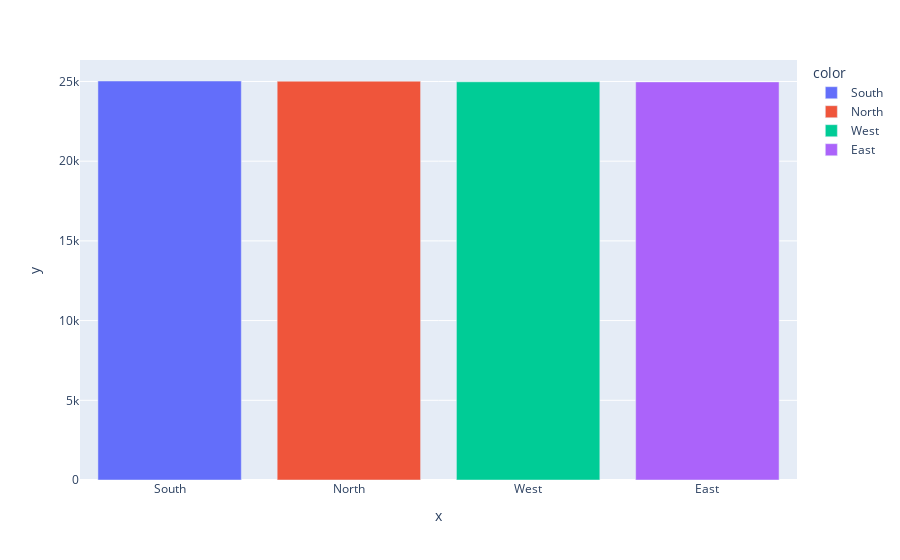

Notebook cell for this chart:
### Code cell
px.bar(x=df['region'].value_counts().index , y=df['region'].value_counts().values  , color = df['region'].value_counts().index)

### Figure 1 — Plotly figure (JSON) as saved in the notebook; plotly's stock layout.template omitted (floating-point values rounded to 4 significant figures)
{"data": [{"alignmentgroup": "True", "hovertemplate": "color=South<br>x=%{x}<br>y=%{y}<extra></extra>", "legendgroup": "South", "marker": {"color": "#636efa", "pattern": {"shape": ""}}, "name": "South", "offsetgroup": "South", "orientation": "v", "showlegend": true, "textposition": "auto", "type": "bar", "x": ["South"], "xaxis": "x", "y": [25030], "yaxis": "y"}, {"alignmentgroup": "True", "hovertemplate": "color=North<br>x=%{x}<br>y=%{y}<extra></extra>", "legendgroup": "North", "marker": {"color": "#EF553B", "pattern": {"shape": ""}}, "name": "North", "offsetgroup": "North", "orientation": "v", "showlegend": true, "textposition": "auto", "type": "bar", "x": ["North"], "xaxis": "x", "y": [25018], "yaxis": "y"}, {"alignmentgroup": "True", "hovertemplate": "color=West<br>x=%{x}<br>y=%{y}<extra></extra>", "legendgroup": "West", "marker": {"color": "#00cc96", "pattern": {"shape": ""}}, "name": "West", "offsetgroup": "West", "orientation": "v", "showlegend": true, "textposition": "auto", "type": "bar", "x": ["West"], "xaxis": "x", "y": [24979], "yaxis": "y"}, {"alignmentgroup": "True", "hovertemplate": "color=East<br>x=%{x}<br>y=%{y}<extra></extra>", "legendgroup": "East", "marker": {"color": "#ab63fa", "pattern": {"shape": ""}}, "name": "East", "offsetgroup": "East", "orientation": "v", "showlegend": true, "textposition": "auto", "type": "bar", "x": ["East"], "xaxis": "x", "y": [24973], "yaxis": "y"}], "layout": {"autosize": true, "barmode": "relative", "legend": {"title": {"text": "color"}, "tracegroupgap": 0}, "margin": {"t": 60}, "xaxis": {"anchor": "y", "autorange": true, "domain": [0, 1], "range": [-0.5, 3.5], "title": {"text": "x"}, "type": "category"}, "yaxis": {"anchor": "x", "autorange": true, "domain": [0, 1], "range": [0, 26350.0], "title": {"text": "y"}, "type": "linear"}}}
